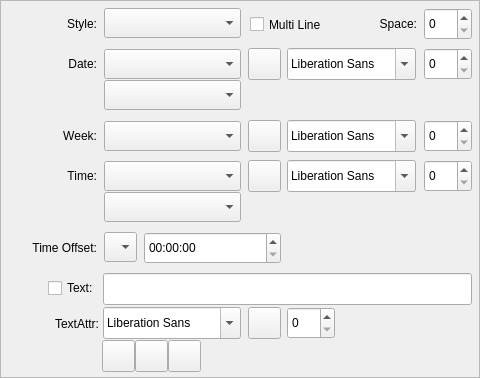
<?xml version="1.0" encoding="UTF-8"?>
<ui version="4.0">
 <class>ClockCfger</class>
 <widget class="QFrame" name="ClockCfger">
  <property name="geometry">
   <rect>
    <x>0</x>
    <y>0</y>
    <width>480</width>
    <height>378</height>
   </rect>
  </property>
  <property name="windowTitle">
   <string>Frame</string>
  </property>
  <property name="frameShape">
   <enum>QFrame::StyledPanel</enum>
  </property>
  <property name="frameShadow">
   <enum>QFrame::Raised</enum>
  </property>
  <widget class="QComboBox" name="timeFormat">
   <property name="geometry">
    <rect>
     <x>104</x>
     <y>161</y>
     <width>137</width>
     <height>30</height>
    </rect>
   </property>
  </widget>
  <widget class="QLabel" name="week">
   <property name="geometry">
    <rect>
     <x>16</x>
     <y>120</y>
     <width>81</width>
     <height>32</height>
    </rect>
   </property>
   <property name="text">
    <string>Week:</string>
   </property>
   <property name="alignment">
    <set>Qt::AlignRight|Qt::AlignTrailing|Qt::AlignVCenter</set>
   </property>
  </widget>
  <widget class="QSpinBox" name="lineSpace">
   <property name="geometry">
    <rect>
     <x>424</x>
     <y>8</y>
     <width>48</width>
     <height>32</height>
    </rect>
   </property>
  </widget>
  <widget class="QLabel" name="displayFormatTag">
   <property name="geometry">
    <rect>
     <x>16</x>
     <y>8</y>
     <width>81</width>
     <height>32</height>
    </rect>
   </property>
   <property name="text">
    <string>Style:</string>
   </property>
   <property name="alignment">
    <set>Qt::AlignRight|Qt::AlignTrailing|Qt::AlignVCenter</set>
   </property>
  </widget>
  <widget class="QComboBox" name="displayFormat">
   <property name="geometry">
    <rect>
     <x>104</x>
     <y>8</y>
     <width>137</width>
     <height>30</height>
    </rect>
   </property>
  </widget>
  <widget class="QLabel" name="time">
   <property name="geometry">
    <rect>
     <x>16</x>
     <y>160</y>
     <width>81</width>
     <height>32</height>
    </rect>
   </property>
   <property name="text">
    <string>Time:</string>
   </property>
   <property name="alignment">
    <set>Qt::AlignRight|Qt::AlignTrailing|Qt::AlignVCenter</set>
   </property>
  </widget>
  <widget class="QCheckBox" name="enabledText">
   <property name="geometry">
    <rect>
     <x>48</x>
     <y>272</y>
     <width>57</width>
     <height>32</height>
    </rect>
   </property>
   <property name="layoutDirection">
    <enum>Qt::LeftToRight</enum>
   </property>
   <property name="text">
    <string>Text:</string>
   </property>
  </widget>
  <widget class="QComboBox" name="weekFormat">
   <property name="geometry">
    <rect>
     <x>104</x>
     <y>121</y>
     <width>137</width>
     <height>30</height>
    </rect>
   </property>
  </widget>
  <widget class="QLabel" name="spaceTag">
   <property name="geometry">
    <rect>
     <x>328</x>
     <y>8</y>
     <width>89</width>
     <height>32</height>
    </rect>
   </property>
   <property name="text">
    <string>Space:</string>
   </property>
   <property name="alignment">
    <set>Qt::AlignRight|Qt::AlignTrailing|Qt::AlignVCenter</set>
   </property>
  </widget>
  <widget class="QComboBox" name="deltType">
   <property name="geometry">
    <rect>
     <x>104</x>
     <y>232</y>
     <width>33</width>
     <height>30</height>
    </rect>
   </property>
  </widget>
  <widget class="QLineEdit" name="lineEdit">
   <property name="geometry">
    <rect>
     <x>103</x>
     <y>273</y>
     <width>369</width>
     <height>32</height>
    </rect>
   </property>
  </widget>
  <widget class="QComboBox" name="dateFormat">
   <property name="geometry">
    <rect>
     <x>104</x>
     <y>49</y>
     <width>137</width>
     <height>30</height>
    </rect>
   </property>
  </widget>
  <widget class="QLabel" name="date">
   <property name="geometry">
    <rect>
     <x>16</x>
     <y>48</y>
     <width>81</width>
     <height>32</height>
    </rect>
   </property>
   <property name="text">
    <string>Date:</string>
   </property>
   <property name="alignment">
    <set>Qt::AlignRight|Qt::AlignTrailing|Qt::AlignVCenter</set>
   </property>
  </widget>
  <widget class="QLabel" name="textAttrTag">
   <property name="geometry">
    <rect>
     <x>18</x>
     <y>308</y>
     <width>81</width>
     <height>32</height>
    </rect>
   </property>
   <property name="text">
    <string>TextAttr:</string>
   </property>
   <property name="alignment">
    <set>Qt::AlignRight|Qt::AlignTrailing|Qt::AlignVCenter</set>
   </property>
  </widget>
  <widget class="QPushButton" name="bold">
   <property name="geometry">
    <rect>
     <x>102</x>
     <y>340</y>
     <width>33</width>
     <height>32</height>
    </rect>
   </property>
   <property name="text">
    <string/>
   </property>
   <property name="icon">
    <iconset resource="../res/vshow.qrc">
     <normaloff>:/image/text_bold_64.png</normaloff>:/image/text_bold_64.png</iconset>
   </property>
  </widget>
  <widget class="QPushButton" name="underLine">
   <property name="geometry">
    <rect>
     <x>168</x>
     <y>340</y>
     <width>33</width>
     <height>32</height>
    </rect>
   </property>
   <property name="text">
    <string/>
   </property>
   <property name="icon">
    <iconset resource="../res/vshow.qrc">
     <normaloff>:/image/text_underline_64.png</normaloff>:/image/text_underline_64.png</iconset>
   </property>
  </widget>
  <widget class="QPushButton" name="italic">
   <property name="geometry">
    <rect>
     <x>135</x>
     <y>340</y>
     <width>33</width>
     <height>32</height>
    </rect>
   </property>
   <property name="text">
    <string/>
   </property>
   <property name="icon">
    <iconset resource="../res/vshow.qrc">
     <normaloff>:/image/text_italic_64.png</normaloff>:/image/text_italic_64.png</iconset>
   </property>
  </widget>
  <widget class="QFontComboBox" name="dateFont">
   <property name="geometry">
    <rect>
     <x>287</x>
     <y>48</y>
     <width>129</width>
     <height>32</height>
    </rect>
   </property>
  </widget>
  <widget class="QFontComboBox" name="weekFont">
   <property name="geometry">
    <rect>
     <x>287</x>
     <y>120</y>
     <width>129</width>
     <height>32</height>
    </rect>
   </property>
  </widget>
  <widget class="QFontComboBox" name="timeFont">
   <property name="geometry">
    <rect>
     <x>287</x>
     <y>160</y>
     <width>129</width>
     <height>32</height>
    </rect>
   </property>
  </widget>
  <widget class="QFontComboBox" name="textFont">
   <property name="geometry">
    <rect>
     <x>103</x>
     <y>307</y>
     <width>138</width>
     <height>32</height>
    </rect>
   </property>
  </widget>
  <widget class="QPushButton" name="dateColor">
   <property name="geometry">
    <rect>
     <x>248</x>
     <y>48</y>
     <width>33</width>
     <height>32</height>
    </rect>
   </property>
   <property name="text">
    <string/>
   </property>
   <property name="icon">
    <iconset resource="../res/vshow.qrc">
     <normaloff>:/image/color_text_64.png</normaloff>:/image/color_text_64.png</iconset>
   </property>
  </widget>
  <widget class="QPushButton" name="weekColor">
   <property name="geometry">
    <rect>
     <x>248</x>
     <y>120</y>
     <width>33</width>
     <height>32</height>
    </rect>
   </property>
   <property name="text">
    <string/>
   </property>
   <property name="icon">
    <iconset resource="../res/vshow.qrc">
     <normaloff>:/image/color_text_64.png</normaloff>:/image/color_text_64.png</iconset>
   </property>
  </widget>
  <widget class="QPushButton" name="timeColor">
   <property name="geometry">
    <rect>
     <x>248</x>
     <y>160</y>
     <width>33</width>
     <height>32</height>
    </rect>
   </property>
   <property name="text">
    <string/>
   </property>
   <property name="icon">
    <iconset resource="../res/vshow.qrc">
     <normaloff>:/image/color_text_64.png</normaloff>:/image/color_text_64.png</iconset>
   </property>
  </widget>
  <widget class="QPushButton" name="textColor">
   <property name="geometry">
    <rect>
     <x>248</x>
     <y>307</y>
     <width>33</width>
     <height>32</height>
    </rect>
   </property>
   <property name="text">
    <string/>
   </property>
   <property name="icon">
    <iconset resource="../res/vshow.qrc">
     <normaloff>:/image/color_text_64.png</normaloff>:/image/color_text_64.png</iconset>
   </property>
  </widget>
  <widget class="QComboBox" name="timeUnitFormat">
   <property name="geometry">
    <rect>
     <x>104</x>
     <y>192</y>
     <width>137</width>
     <height>30</height>
    </rect>
   </property>
  </widget>
  <widget class="QComboBox" name="dateUnitFormat">
   <property name="geometry">
    <rect>
     <x>104</x>
     <y>80</y>
     <width>137</width>
     <height>30</height>
    </rect>
   </property>
  </widget>
  <widget class="QCheckBox" name="wrap">
   <property name="geometry">
    <rect>
     <x>250</x>
     <y>15</y>
     <width>121</width>
     <height>19</height>
    </rect>
   </property>
   <property name="text">
    <string>Multi Line</string>
   </property>
  </widget>
  <widget class="QLabel" name="time_2">
   <property name="geometry">
    <rect>
     <x>16</x>
     <y>232</y>
     <width>81</width>
     <height>32</height>
    </rect>
   </property>
   <property name="text">
    <string>Time Offset:</string>
   </property>
   <property name="alignment">
    <set>Qt::AlignRight|Qt::AlignTrailing|Qt::AlignVCenter</set>
   </property>
  </widget>
  <widget class="QSpinBox" name="dateFontSize">
   <property name="geometry">
    <rect>
     <x>424</x>
     <y>48</y>
     <width>48</width>
     <height>32</height>
    </rect>
   </property>
  </widget>
  <widget class="QSpinBox" name="weekFontSize">
   <property name="geometry">
    <rect>
     <x>424</x>
     <y>120</y>
     <width>48</width>
     <height>32</height>
    </rect>
   </property>
  </widget>
  <widget class="QSpinBox" name="timeFontSize">
   <property name="geometry">
    <rect>
     <x>424</x>
     <y>160</y>
     <width>48</width>
     <height>32</height>
    </rect>
   </property>
  </widget>
  <widget class="QTimeEdit" name="deltTime">
   <property name="geometry">
    <rect>
     <x>144</x>
     <y>232</y>
     <width>137</width>
     <height>32</height>
    </rect>
   </property>
   <property name="displayFormat">
    <string>HH:mm:ss</string>
   </property>
  </widget>
  <widget class="QSpinBox" name="textFontSize">
   <property name="geometry">
    <rect>
     <x>287</x>
     <y>307</y>
     <width>48</width>
     <height>32</height>
    </rect>
   </property>
  </widget>
 </widget>
 <resources>
  <include location="../res/vshow.qrc"/>
 </resources>
 <connections/>
</ui>
